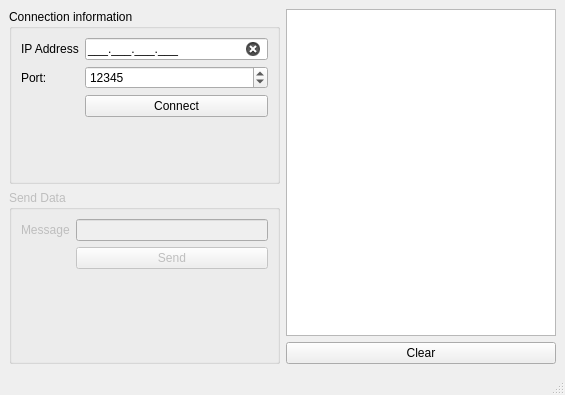
<?xml version="1.0" encoding="UTF-8"?>
<ui version="4.0">
 <class>MainWindow</class>
 <widget class="QMainWindow" name="MainWindow">
  <property name="geometry">
   <rect>
    <x>0</x>
    <y>0</y>
    <width>565</width>
    <height>395</height>
   </rect>
  </property>
  <property name="windowTitle">
   <string>Client</string>
  </property>
  <property name="state" stdset="0">
   <string/>
  </property>
  <widget class="QWidget" name="centralwidget">
   <layout class="QGridLayout" name="gridLayout">
    <item row="0" column="0">
     <widget class="QGroupBox" name="groupBox">
      <property name="styleSheet">
       <string notr="true">#InIPAddress[State = &quot;0&quot;]{
background-color: rgb(234,0,0);
}

#InIPAddress[State = &quot;1&quot;]{
background-color: rgb(67,135,100);
}</string>
      </property>
      <property name="title">
       <string>Connection information</string>
      </property>
      <layout class="QFormLayout" name="formLayout">
       <item row="0" column="0">
        <widget class="QLabel" name="label">
         <property name="text">
          <string>IP Address</string>
         </property>
        </widget>
       </item>
       <item row="0" column="1">
        <widget class="QLineEdit" name="lnIPAddress">
         <property name="styleSheet">
          <string notr="true">#lnIPAddress[state = &quot;0&quot;]{
	background-color: rgb(255, 0, 0)
}

#lnIPAddress[state = &quot;1&quot;]{
background-color: rgb(0, 85, 0)
}</string>
         </property>
         <property name="inputMask">
          <string>000.000.000.000;_</string>
         </property>
         <property name="clearButtonEnabled">
          <bool>true</bool>
         </property>
         <property name="state" stdset="0">
          <string/>
         </property>
        </widget>
       </item>
       <item row="1" column="0">
        <widget class="QLabel" name="label_2">
         <property name="text">
          <string>Port:</string>
         </property>
        </widget>
       </item>
       <item row="1" column="1">
        <widget class="QSpinBox" name="spnPort">
         <property name="minimum">
          <number>1024</number>
         </property>
         <property name="maximum">
          <number>65535</number>
         </property>
         <property name="value">
          <number>12345</number>
         </property>
        </widget>
       </item>
       <item row="2" column="1">
        <widget class="QPushButton" name="btnConnect">
         <property name="text">
          <string>Connect</string>
         </property>
        </widget>
       </item>
      </layout>
     </widget>
    </item>
    <item row="0" column="1" rowspan="2">
     <layout class="QVBoxLayout" name="verticalLayout">
      <item>
       <widget class="QListWidget" name="lstConsole"/>
      </item>
      <item>
       <widget class="QPushButton" name="btnClear">
        <property name="text">
         <string>Clear</string>
        </property>
       </widget>
      </item>
     </layout>
    </item>
    <item row="1" column="0">
     <widget class="QGroupBox" name="grpSendData">
      <property name="enabled">
       <bool>false</bool>
      </property>
      <property name="title">
       <string>Send Data</string>
      </property>
      <layout class="QFormLayout" name="formLayout_2">
       <item row="0" column="0">
        <widget class="QLabel" name="label_3">
         <property name="text">
          <string>Message</string>
         </property>
        </widget>
       </item>
       <item row="0" column="1">
        <widget class="QLineEdit" name="lnMsg">
         <property name="styleSheet">
          <string notr="true">#lnIPAddress[state = &quot;0&quot;]{
	background-color: rgb(255, 0, 0)
}

#lnIPAddress[state = &quot;1&quot;]{
background-color: rgb(0, 85, 0)
}</string>
         </property>
         <property name="inputMask">
          <string/>
         </property>
         <property name="text">
          <string/>
         </property>
         <property name="clearButtonEnabled">
          <bool>true</bool>
         </property>
         <property name="state" stdset="0">
          <string/>
         </property>
        </widget>
       </item>
       <item row="1" column="1">
        <widget class="QPushButton" name="btnSend">
         <property name="text">
          <string>Send</string>
         </property>
        </widget>
       </item>
      </layout>
     </widget>
    </item>
   </layout>
  </widget>
  <widget class="QMenuBar" name="menubar">
   <property name="geometry">
    <rect>
     <x>0</x>
     <y>0</y>
     <width>565</width>
     <height>21</height>
    </rect>
   </property>
  </widget>
  <widget class="QStatusBar" name="statusbar"/>
 </widget>
 <resources/>
 <connections>
  <connection>
   <sender>btnClear</sender>
   <signal>clicked()</signal>
   <receiver>lstConsole</receiver>
   <slot>clear()</slot>
   <hints>
    <hint type="sourcelabel">
     <x>407</x>
     <y>350</y>
    </hint>
    <hint type="destinationlabel">
     <x>410</x>
     <y>330</y>
    </hint>
   </hints>
  </connection>
 </connections>
</ui>
